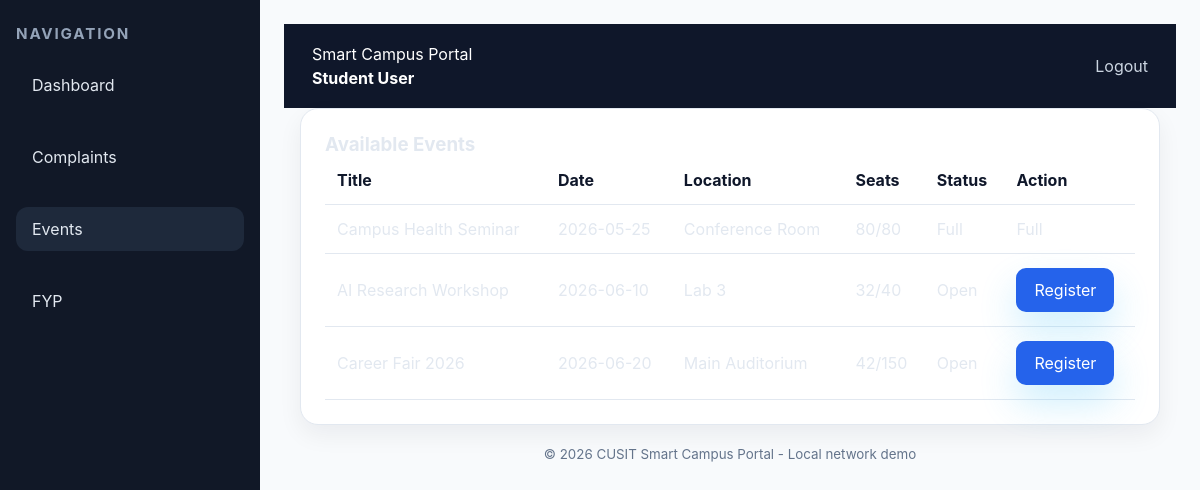
Page /student/events.php (signed in) on the committed database.
### tables this page shows
CREATE TABLE users (
    id INT AUTO_INCREMENT PRIMARY KEY,
    name VARCHAR(100) NOT NULL,
    email VARCHAR(150) NOT NULL UNIQUE,
    password_hash VARCHAR(255) NOT NULL,
    role ENUM('admin','student') NOT NULL,
    created_at TIMESTAMP DEFAULT CURRENT_TIMESTAMP
);

CREATE TABLE events (
    id INT AUTO_INCREMENT PRIMARY KEY,
    title VARCHAR(255) NOT NULL,
    description TEXT NOT NULL,
    location VARCHAR(150) NOT NULL,
    seats_total INT NOT NULL DEFAULT 20,
    seats_taken INT NOT NULL DEFAULT 0,
    event_date DATE NOT NULL,
    status ENUM('Open','Closed','Full') NOT NULL DEFAULT 'Open',
    created_at TIMESTAMP DEFAULT CURRENT_TIMESTAMP
);

### includes/auth.php (called while the page is built, shortened)
<?php
require_once __DIR__ . '/../config.php';
function is_logged_in() {
    return !empty($_SESSION['user_id']);
}
function current_user_id() {
    return $_SESSION['user_id'] ?? null;
}

### config.php (called while the page is built, shortened)
<?php
function db_connect() {
    static $pdo = null;
    if ($pdo === null) {
        $dsn = 'mysql:host=' . DB_HOST . ';dbname=' . DB_NAME . ';charset=utf8mb4';
        $options = [
            PDO::ATTR_ERRMODE => PDO::ERRMODE_EXCEPTION,
            PDO::ATTR_DEFAULT_FETCH_MODE => PDO::FETCH_ASSOC,
            PDO::ATTR_EMULATE_PREPARES => false,
        ];
        try {
            $pdo = new PDO($dsn, DB_USER, DB_PASS, $options);
        } catch (PDOException $e) {
            throw new PDOException('Unable to connect to the database. Please make sure MySQL is running and the database "' . DB_NAME . '" exists. ' . $e->getMessage(), (int)$e->getCode(), $e);
        }
    }
    return $pdo;
}

### includes/functions.php (called while the page is built, shortened)
<?php
require_once __DIR__ . '/../config.php';
function fetch_all($query, $params = []) {
    $stmt = db_connect()->prepare($query);
    $stmt->execute($params);
    return $stmt->fetchAll();
}
function fetch_one($query, $params = []) {
    $stmt = db_connect()->prepare($query);
    $stmt->execute($params);
    return $stmt->fetch();
}
function sanitize($value) {
    return htmlspecialchars($value, ENT_QUOTES, 'UTF-8');
}
function current_user() {
    return fetch_one('SELECT id, name, email, role FROM users WHERE id = ?', [current_user_id()]);
}

### student/events.php (the view, shortened to what this page needs)
<?php
require_once __DIR__ . '/../includes/auth.php';
require_once __DIR__ . '/../includes/functions.php';
$events = fetch_all('SELECT * FROM events ORDER BY event_date ASC');
$registrations = fetch_all('SELECT event_id FROM event_registrations WHERE student_id = ?', [current_user_id()]);
$registered = array_column($registrations, 'event_id');
?>
<!DOCTYPE html>
<html lang="en">
<head>
    <link rel="stylesheet" href="../assets/css/style.css">
</head>
<body>
<div class="page-shell">
    <?php include __DIR__ . '/../includes/sidebar.php'; ?>
    <div class="main-content">
        <?php include __DIR__ . '/../includes/header.php'; ?>
        <div class="container">
            <div class="card">
                <h3>Available Events</h3>
                <table>
                    <thead><tr><th>Title</th><th>Date</th><th>Location</th><th>Seats</th><th>Status</th><th>Action</th></tr></thead>
                    <tbody>
                        <?php foreach ($events as $event): ?>
                        <tr>
                            <td><?php echo sanitize($event['title']); ?></td>
                            <td><?php echo sanitize($event['event_date']); ?></td>
                            <td><?php echo sanitize($event['location']); ?></td>
                            <td><?php echo intval($event['seats_taken']) . '/' . intval($event['seats_total']); ?></td>
                            <td><?php echo sanitize($event['status']); ?></td>
                            <td>
                                <?php if (in_array($event['id'], $registered)): ?>
                                    Registered
                                <?php elseif ($event['seats_taken'] >= $event['seats_total']): ?>
                                    Full
                                <?php else: ?>
                                    <form method="POST"><input type="hidden" name="event_id" value="<?php echo intval($event['id']); ?>"><button class="btn btn-primary" type="submit">Register</button></form>
                                <?php endif; ?>
                            </td>
                        </tr>
                        <?php endforeach; ?>
                    </tbody>
                </table>
            </div>
        </div>
        <?php include __DIR__ . '/../includes/footer.php'; ?>
    </div>
</div>
</body>
</html>

### includes/header.php
<?php
require_once __DIR__ . '/auth.php';
require_once __DIR__ . '/functions.php';
$user = current_user();
?>
<header class="site-header">
    <div class="brand">
        <span>Smart Campus Portal</span>
        <strong><?php echo sanitize($user['name'] ?? 'Guest'); ?></strong>
    </div>
    <nav>
        <a href="../logout.php">Logout</a>
    </nav>
</header>

### assets/css/style.css (style rules this page uses)
* { box-sizing: border-box; margin: 0; padding: 0; }
body { font-family: 'Inter', Arial, sans-serif; min-height: 100vh; margin: 0; background: radial-gradient(circle at top, rgba(59,130,246,0.18), transparent 26%), linear-gradient(180deg, #0f172a 0%, #020617 100%); color: #e2e8f0; }
a { color: inherit; text-decoration: none; }
button, input, select, textarea { font: inherit; }
.container { width: min(1200px, 100% - 32px); margin: 0 auto; }
.page-shell { display: grid; min-height: 100vh; grid-template-columns: 260px 1fr; }
.btn { display: inline-flex; align-items: center; justify-content: center; border: none; border-radius: 14px; padding: 14px 20px; cursor: pointer; transition: transform .15s ease, background .15s ease, box-shadow .15s ease; }
.btn-primary { background: linear-gradient(135deg, #2563eb 0%, #3b82f6 100%); color: #ffffff; box-shadow: 0 18px 36px rgba(56, 189, 248, 0.24); }
header.site-header { background: #0f172a; color: #fff; padding: 20px 28px; display: flex; justify-content: space-between; align-items: center; }
header.site-header .brand { display: flex; flex-direction: column; gap: 4px; }
header.site-header nav a { margin-left: 16px; color: #cbd5e1; }
.main-content { padding: 24px; background: #f8fafc; }
.card { background: #fff; border: 1px solid #e2e8f0; border-radius: 18px; box-shadow: 0 10px 24px rgba(15, 23, 42, 0.06); padding: 24px; }
table { width: 100%; border-collapse: collapse; }
th, td { padding: 14px 12px; border-bottom: 1px solid #e2e8f0; text-align: left; }
th { font-weight: 700; color: #0f172a; }
.btn { display: inline-flex; align-items: center; justify-content: center; border: none; border-radius: 10px; padding: 12px 18px; cursor: pointer; transition: transform .15s ease, background .15s ease; }
.btn-primary { background: #2563eb; color: white; }

### rows in the picture
users: name "Student User"
events: title "Campus Health Seminar", event_date "2026-05-25", location "Conference Room", seats_taken "80", seats_total "80", status "Full"
events: title "AI Research Workshop", event_date "2026-06-10", location "Lab 3", seats_taken "32", seats_total "40", status "Open"
events: title "Career Fair 2026", event_date "2026-06-20", location "Main Auditorium", seats_taken "42", seats_total "150", status "Open"

### other values in the picture
$item['label'] "Dashboard"
$item['label'] "Complaints"
$item['label'] "Events"
$item['label'] "FYP"
